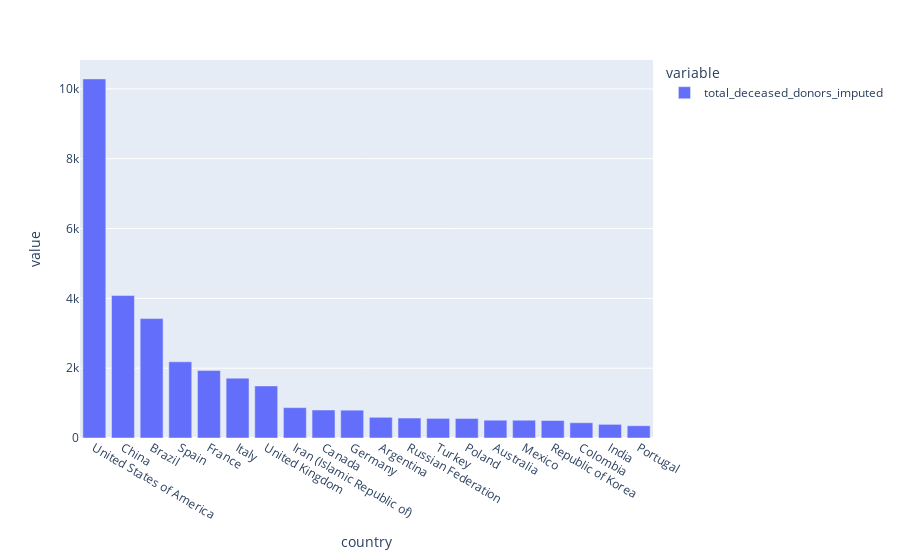

Source (notebook cell):
### Markdown cell above
We can visualize this using a bar chart.

### Code cell
px.bar(countries_top_20_2017)

### Figure 1 — Plotly figure (JSON) as saved in the notebook; plotly's stock layout.template omitted (floating-point values rounded to 4 significant figures)
{"data": [{"alignmentgroup": "True", "hovertemplate": "variable=total_deceased_donors_imputed<br>country=%{x}<br>value=%{y}<extra></extra>", "legendgroup": "total_deceased_donors_imputed", "marker": {"color": "#636efa", "pattern": {"shape": ""}}, "name": "total_deceased_donors_imputed", "offsetgroup": "total_deceased_donors_imputed", "orientation": "v", "showlegend": true, "textposition": "auto", "type": "bar", "x": ["United States of America", "China", "Brazil", "Spain", "France", "Italy", "United Kingdom", "Iran (Islamic Republic of)", "Canada", "Germany", "Argentina", "Russian Federation", "Turkey", "Poland", "Australia", "Mexico", "Republic of Korea", "Colombia", "India", "Portugal"], "xaxis": "x", "y": [10286, 4080, 3420, 2183, 1933, 1714, 1492, 870, 802, 797, 593, 572, 562, 560, 510, 509, 501, 437, 391, 351], "yaxis": "y"}], "layout": {"barmode": "relative", "legend": {"title": {"text": "variable"}, "tracegroupgap": 0}, "margin": {"t": 60}, "xaxis": {"anchor": "y", "domain": [0, 1], "title": {"text": "country"}}, "yaxis": {"anchor": "x", "domain": [0, 1], "title": {"text": "value"}}}}
